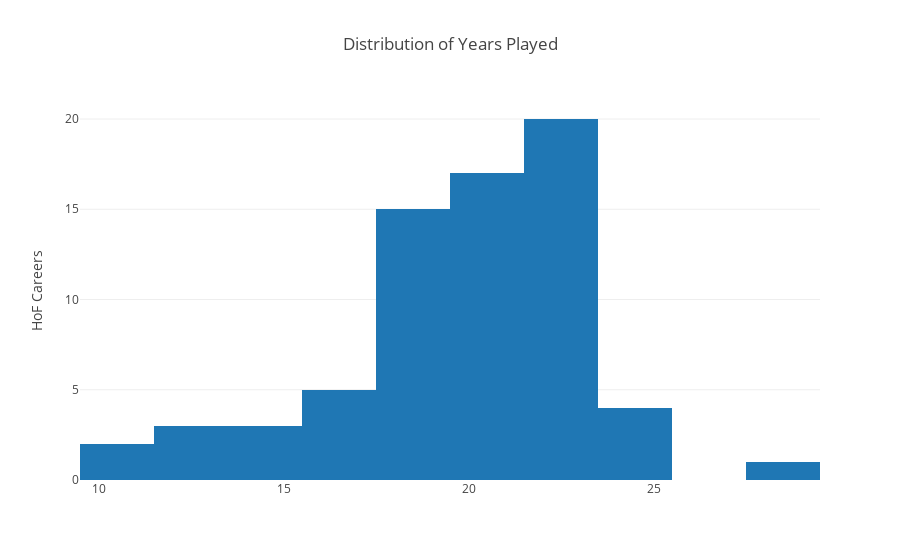

Source (notebook cell):
### Code cell
import plotly as py
import plotly.graph_objs as go
py.offline.init_notebook_mode(connected=True)


# Create a trace
trace = go.Histogram(
    x = df_hof['years_played']
    )

layout = dict(title = 'Distribution of Years Played',
              yaxis = dict(zeroline = False,title= 'HoF Careers')
             )

data = [trace]

fig = dict(data=data, layout=layout)

# Plot and embed in ipython notebook!
py.offline.iplot(fig)

### Figure 1 — Plotly figure (JSON) as saved in the notebook; plotly's stock layout.template omitted (floating-point values rounded to 4 significant figures)
{"data": [{"type": "histogram", "uid": "13126840-90fb-11e8-8f33-780cb8613cd9", "x": [23, 19, 18, 20, 15, 19, 18, 15, 21, 20, 19, 24, 25, 20, 21, 13, 21, 19, 19, 13, 23, 20, 17, 29, 24, 21, 22, 20, 22, 11, 22, 19, 18, 23, 18, 23, 23, 20, 21, 22, 23, 22, 22, 23, 12, 24, 16, 21, 23, 22, 10, 22, 16, 18, 21, 16, 19, 18, 22, 21, 14, 20, 17, 21, 22, 18, 19, 23, 23, 20]}], "layout": {"title": "Distribution of Years Played", "yaxis": {"title": "HoF Careers", "zeroline": false}}}
